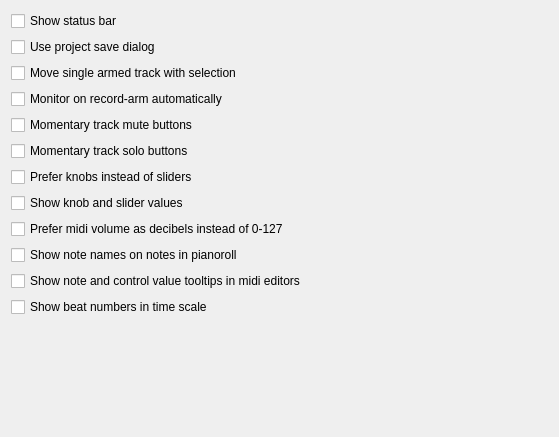
              <widget class="QWidget" name="scrollAreaWidgetContents">
               <property name="geometry">
                <rect>
                 <x>0</x>
                 <y>0</y>
                 <width>559</width>
                 <height>437</height>
                </rect>
               </property>
               <layout class="QVBoxLayout" name="verticalLayout_26">
                <item>
                 <widget class="QCheckBox" name="showStatusBarCheckBox">
                  <property name="text">
                   <string>Show status bar</string>
                  </property>
                  <property name="checked">
                   <bool>false</bool>
                  </property>
                 </widget>
                </item>
                <item>
                 <widget class="QCheckBox" name="projectSaveCheckBox">
                  <property name="sizePolicy">
                   <sizepolicy hsizetype="Fixed" vsizetype="Fixed">
                    <horstretch>0</horstretch>
                    <verstretch>0</verstretch>
                   </sizepolicy>
                  </property>
                  <property name="text">
                   <string>Use project save dialog</string>
                  </property>
                 </widget>
                </item>
                <item>
                 <widget class="QCheckBox" name="moveArmedCheckBox">
                  <property name="sizePolicy">
                   <sizepolicy hsizetype="Fixed" vsizetype="Fixed">
                    <horstretch>0</horstretch>
                    <verstretch>0</verstretch>
                   </sizepolicy>
                  </property>
                  <property name="text">
                   <string>Move single armed track with selection</string>
                  </property>
                 </widget>
                </item>
                <item>
                 <widget class="QCheckBox" name="monitorOnRecordCheckBox">
                  <property name="toolTip">
                   <string>Whether record-arming a track
 automatically activates monitoring.</string>
                  </property>
                  <property name="text">
                   <string>Monitor on record-arm automatically</string>
                  </property>
                 </widget>
                </item>
                <item>
                 <widget class="QCheckBox" name="momentaryMuteCheckBox">
                  <property name="toolTip">
                   <string>Whether record-arming a track
 automatically activates monitoring.</string>
                  </property>
                  <property name="text">
                   <string>Momentary track mute buttons</string>
                  </property>
                 </widget>
                </item>
                <item>
                 <widget class="QCheckBox" name="momentarySoloCheckBox">
                  <property name="toolTip">
                   <string>Whether record-arming a track
 automatically activates monitoring.</string>
                  </property>
                  <property name="text">
                   <string>Momentary track solo buttons</string>
                  </property>
                 </widget>
                </item>
                <item>
                 <widget class="QCheckBox" name="preferKnobsVsSlidersCheckBox">
                  <property name="toolTip">
                   <string>Whether to show knobs or sliders in certain places, for example mixer strips</string>
                  </property>
                  <property name="text">
                   <string>Prefer knobs instead of sliders</string>
                  </property>
                 </widget>
                </item>
                <item>
                 <widget class="QCheckBox" name="showControlValuesCheckBox">
                  <property name="toolTip">
                   <string>Whether to show knob and slider values in certain places, for example mixer strips.
Turn off to reduce clutter.</string>
                  </property>
                  <property name="text">
                   <string>Show knob and slider values</string>
                  </property>
                 </widget>
                </item>
                <item>
                 <widget class="QCheckBox" name="preferMidiVolumeDbCheckBox">
                  <property name="toolTip">
                   <string/>
                  </property>
                  <property name="text">
                   <string>Prefer midi volume as decibels instead of 0-127</string>
                  </property>
                 </widget>
                </item>
                <item>
                 <widget class="QCheckBox" name="showNoteNamesCheckBox">
                  <property name="text">
                   <string>Show note names on notes in pianoroll</string>
                  </property>
                 </widget>
                </item>
                <item>
                 <widget class="QCheckBox" name="showNoteTooltipsCheckBox">
                  <property name="text">
                   <string>Show note and control value tooltips in midi editors</string>
                  </property>
                 </widget>
                </item>
                <item>
                 <widget class="QCheckBox" name="showTimeScaleBeatNumbersCheckBox">
                  <property name="text">
                   <string>Show beat numbers in time scale</string>
                  </property>
                 </widget>
                </item>
                <item>
                 <spacer name="verticalSpacer_5">
                  <property name="orientation">
                   <enum>Qt::Vertical</enum>
                  </property>
                  <property name="sizeType">
                   <enum>QSizePolicy::Expanding</enum>
                  </property>
                  <property name="sizeHint" stdset="0">
                   <size>
                    <width>20</width>
                    <height>40</height>
                   </size>
                  </property>
                 </spacer>
                </item>
               </layout>
              </widget>
